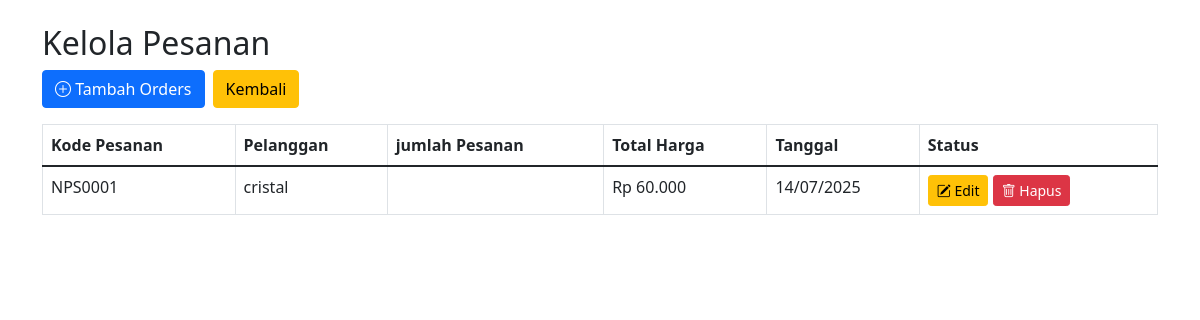
Before: /admin/manage_orders.php (signed in) with the older database file.
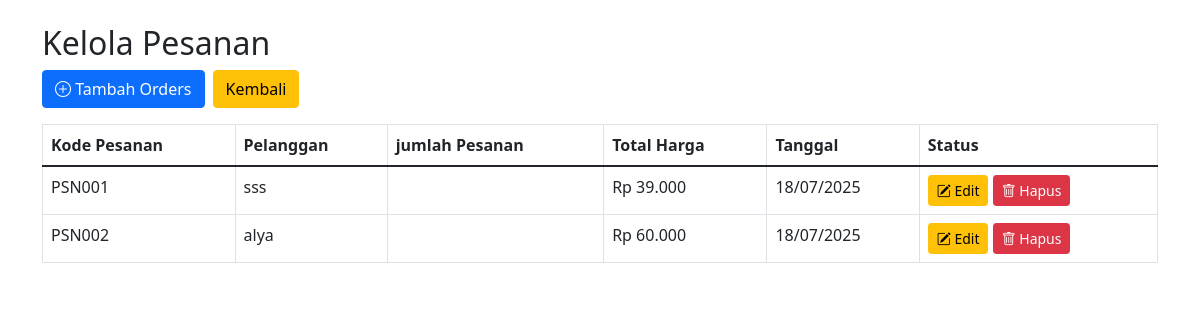
After: the same page with the newer database file.
### tables this page shows
CREATE TABLE `pesanan` (
  `kode_pesanan` varchar(225) NOT NULL,
  `nama_pelanggan` varchar(100) NOT NULL,
  `kode_menu` varchar(255) NOT NULL,
  `total_harga` decimal(10,2) NOT NULL,
  `tgl_pesanan` datetime NOT NULL,
  `jumlah` int NOT NULL,
  `status_pesanan` varchar(50) DEFAULT NULL
);

### classes/Pesanan.php (called while the page is built, shortened)
<?php
class Pesanan
{
    private $conn;
    public function __construct($db)
    {
        $this->conn = $db;
    }
    public function read()
    {
        $query = "SELECT * FROM pesanan ORDER BY tgl_pesanan DESC";
        $stmt = $this->conn->prepare($query);
        $stmt->execute();
        return $stmt;
    }
}
?>

### admin/manage_orders.php (the view, shortened to what this page needs)
<?php
require_once __DIR__ . '/../classes/Pesanan.php';
$database = new Database();
$db = $database->getConnection();
$pesanan = new Pesanan($db);
$stmt = $pesanan->read();
?>
<!DOCTYPE html>
<html lang="id">
<head>
    <link href="https://cdn.jsdelivr.net/npm/bootstrap@5.1.3/dist/css/bootstrap.min.css" rel="stylesheet">
    <link href="https://cdn.jsdelivr.net/npm/bootstrap-icons@1.10.5/font/bootstrap-icons.css" rel="stylesheet">
</head>
<body>
    <div class="container mt-4">
        <h2>Kelola Pesanan</h2>
        <div class="mb-3 d-flex gap-2">
            <a href="tambah_orders.php" class="btn btn-primary">
                <i class="bi bi-plus-circle"></i> Tambah Orders
            </a>
            <a href="dashboard.php" class="btn btn-warning">
                Kembali
            </a>
        </div>
        <table class="table table-bordered">
            <thead>
                <tr>
                    <th>Kode Pesanan</th>
                    <th>Pelanggan</th>
                    <th>jumlah Pesanan</th>
                    <th>Total Harga</th>
                    <th>Tanggal</th>
                    <th>Status</th>
                </tr>
            </thead>
            <tbody>
                <?php while($row = $stmt->fetch(PDO::FETCH_ASSOC)): ?>
                <tr>
                    <td><?php echo htmlspecialchars($row['kode_pesanan']); ?></td>
                    <td><?php echo htmlspecialchars($row['nama_pelanggan'] ?? ''); ?></td>
                    <td><?php echo htmlspecialchars($row['jumlah_pesanan'] ?? ''); ?></td>
                    <td>Rp <?php echo number_format($row['total_harga'], 0, ',', '.'); ?></td>
                    <td><?php echo date('d/m/Y ', strtotime($row['tgl_pesanan'])); ?></td>
                    <td>
                            <a href="edit_orders.php?kode_pesanan=<?= $row['kode_pesanan']; ?>" class="btn btn-sm btn-warning">
                                <i class="bi bi-pencil-square"></i> Edit
                            </a>
                            <a href="delete_orders.php?kode_pesanan=<?= $row['kode_pesanan']; ?>" class="btn btn-sm btn-danger" onclick="return confirm('Apakah Anda yakin ingin menghapus menu ini?');">
                                <i class="bi bi-trash"></i> Hapus
                            </a>
                        </td>
                </tr>
                <?php endwhile; ?>
            </tbody>
        </table>
    </div>
</body>
</html>

Changed rows visible on the page:
removed pesanan: kode_pesanan "NPS0001", nama_pelanggan "cristal", total_harga "60.000", tgl_pesanan "14/07/2025"
added pesanan: kode_pesanan "PSN001", nama_pelanggan "sss", total_harga "39.000", tgl_pesanan "18/07/2025"
added pesanan: kode_pesanan "PSN002", nama_pelanggan "alya", total_harga "60.000", tgl_pesanan "18/07/2025"
